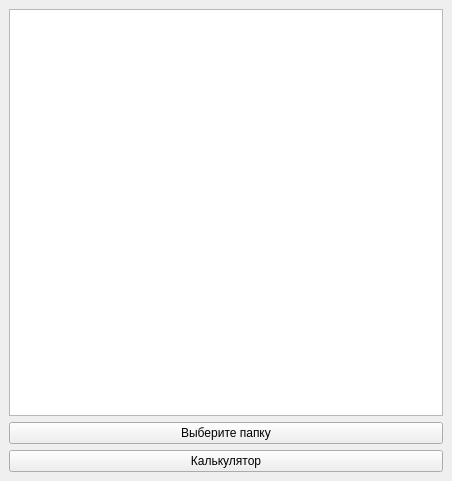
<?xml version="1.0" encoding="UTF-8"?>
<ui version="4.0">
 <class>MainWindow</class>
 <widget class="QMainWindow" name="MainWindow">
  <property name="geometry">
   <rect>
    <x>0</x>
    <y>0</y>
    <width>452</width>
    <height>481</height>
   </rect>
  </property>
  <property name="windowTitle">
   <string>MainWindow</string>
  </property>
  <widget class="QWidget" name="centralwidget">
   <layout class="QVBoxLayout" name="verticalLayout">
    <item>
     <widget class="QListWidget" name="listWidget"/>
    </item>
    <item>
     <widget class="QPushButton" name="btnBrowse">
      <property name="text">
       <string>Выберите папку</string>
      </property>
     </widget>
    </item>
    <item>
     <widget class="QPushButton" name="calcButton">
      <property name="text">
       <string>Калькулятор</string>
      </property>
     </widget>
    </item>
   </layout>
  </widget>
 </widget>
 <resources/>
 <connections/>
</ui>
